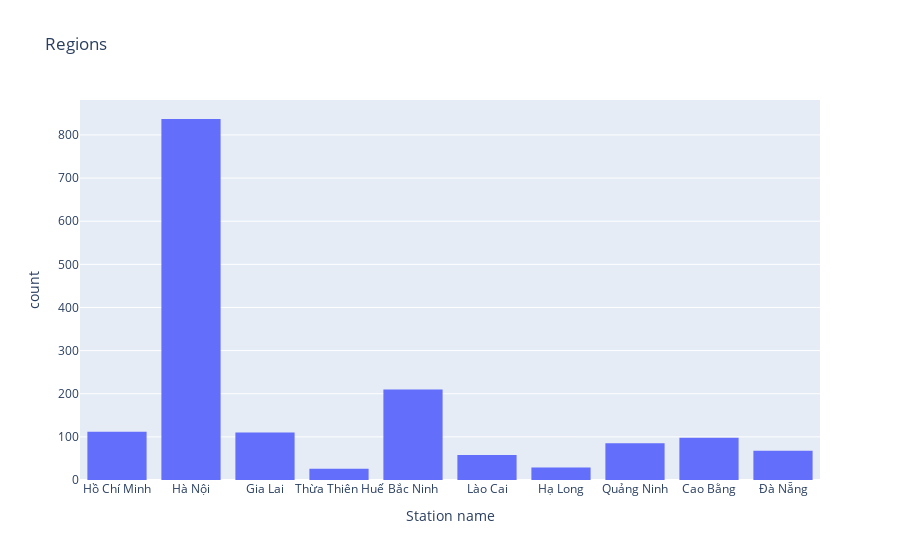

Write notebook code for a chart like this one.
### Markdown cell above
## Các tỉnh thành quan sát

### Code cell
fig = px.histogram(df, x='Station name', title="Regions")
fig.show()

### Figure 1 — Plotly figure (JSON) as saved in the notebook; plotly's stock layout.template omitted (floating-point values rounded to 4 significant figures; data arrays with more than 128 entries replaced by an {"elided": "..."} marker saying what was removed)
{"data": [{"alignmentgroup": "True", "bingroup": "x", "hovertemplate": "Station name=%{x}<br>count=%{y}<extra></extra>", "legendgroup": "", "marker": {"color": "#636efa", "pattern": {"shape": ""}}, "name": "", "offsetgroup": "", "orientation": "v", "showlegend": false, "type": "histogram", "x": {"elided": "1633 str values"}, "xaxis": "x", "yaxis": "y"}], "layout": {"barmode": "relative", "legend": {"tracegroupgap": 0}, "title": {"text": "Regions"}, "xaxis": {"anchor": "y", "domain": [0, 1], "title": {"text": "Station name"}}, "yaxis": {"anchor": "x", "domain": [0, 1], "title": {"text": "count"}}}}
